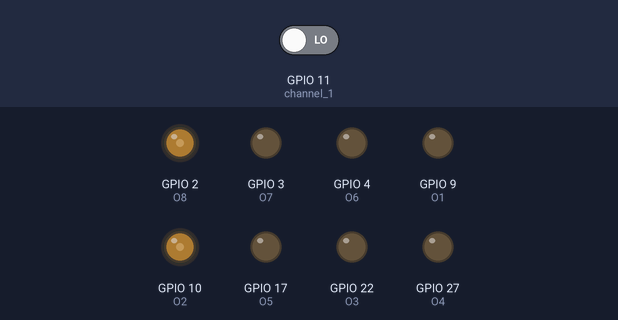
The program below on a simulated Raspberry Pi (BCM pin numbers). Shown: output pins drawn as LEDs (lit = HIGH). The inputs (shaded band) are chosen by the test bench; at power-on: GPIO 11 (channel_1) LOW. What the program prints to the terminal is not drawn.

Above: at 0.75 s.
1.3 s: GPIO 11 (channel_1) driven HIGH
Timing chart, 0 to 4.3 s (numbered marks = the images above; inputs shaded):
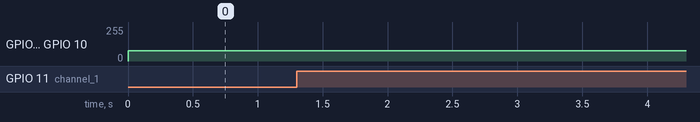

The program:

ois.py
```python
import RPi.GPIO as GPIO
import sys, tty, termios
import time
import metroGPIO as io
import os
import math
######## InitPins ###########
io.initMetroPins()

######## define pin #####
LF = GPIO.PWM(io.O7,100)
import RPi.GPIO as GPIO
import sys, tty, termios
import time
import metroGPIO as io
import os
import math
######## InitPins ###########
io.initMetroPins()

######## define pin #####
LF = GPIO.PWM(io.O7,100)
LB = GPIO.PWM(io.O8,100)
RF = GPIO.PWM(io.O1,100)
RB = GPIO.PWM(io.O2,100)
LF.start(0)
LB.start(0)
RF.start(0)
RB.start(0)
######## setMovingDirection ##########

t = 0.01
dc = 30
dcr=1.0*dc
channel_1 = 11
channel_2 = 20
step = 0
dia = 207.345

def idle():
        GPIO.output(io.O1, False)
	GPIO.output(io.O2, False)
        GPIO.output(io.O7, False)
	GPIO.output(io.O8, False)
        LF.start(0)
        LB.start(0)
        RF.start(0)
        RB.start(0)

def backward(dc,t):
	LB.start(dc)
        RB.start(dcr)
	time.sleep(t)

def forward(dc,t):
	LF.start(dc)
        RF.start(dcr)
	time.sleep(t)

def spin_left(dc,t):

        LB.start(dc)
        RF.start(dc)
	time.sleep(t)

def spin_right(dc,t):

        LF.start(dc)
        RB.start(dc)
	time.sleep(t)


##main func##

def thread_call(channel):
   global step
   step+=1
   print(step)

def rise_call():
   print ('RISE')


def run(opt,dist):
   	#real_dist= 1.25*dist - 0.0791 #at dc= 15
	real_dist= 1.2345679*dist - 0.1358  #at dc= 30
	#real_dist = dist
   	step_run = round((real_dist *1000) *16 / dia, 0)
   	try:
       		GPIO.add_event_detect(channel_1,GPIO.RISING, callback=thread_call)
     		#GPIO.add_event_detect(channel_2,GPIO.RISING, callback=thread_call)
       		while (step<=step_run):
			if opt == 1:
				forward(dc,t)
			elif opt == -1:
				backward(dc,t)
			time.sleep(0.02)
        		idle()
   	except KeyboardInterrupt:
       		GPIO.cleanup()

def turn(opt,deg):
	real_deg = deg - 30 #Degree calculation
	step_run = round(deg*2.5/20)
	try:
       		#GPIO.add_event_detect(channel_1,GPIO.RISING, callback=thread_call)
     		GPIO.add_event_detect(channel_2,GPIO.RISING, callback=thread_call)
       		while (step<=step_run):
			if opt == 1:
				spin_left(dc,t)
			elif opt == -1:
				spin_right(dc,t)
         		time.sleep(0.02)
         		idle()
   	except KeyboardInterrupt:
       		GPIO.cleanup()

dist=3
deg=9
time.sleep(0)
run(-1,dist)
#GPIO.cleanup()
#time.sleep(1)
#run(-1,dist)
#GPIO.cleanup()
#turn(-1,180)
GPIO.cleanup()
```

metroGPIO.py
```python
# Output pins of Metropolia's GPIO addon board
# O_P* should be used in the code.
# Numbers 3,5,... are Raspberry pi board pin numbers and they should not be changed unless you know the addon board layout

import RPi.GPIO as GPIO

GPIO.setmode(GPIO.BCM)
GPIO.setwarnings(False)

#Output pins
global O1
global O2
global O3
global O4
global O5
global O6
global O7
global O8
O1=9
O2=10
O3=22
O4=27
O5=17
O6=4
O7=3
O8=2

#Input pins
global I1
global I2
global I3
global I4
global I5
global I6
global I7
global I8
I1=20
I2=21
I3=26
I4=19
I5=13
I6=6
I7=5
I8=11

def initMetroPins():
	#output pins
	GPIO.setup(O1,GPIO.OUT)
	GPIO.setup(O2,GPIO.OUT)
	GPIO.setup(O3,GPIO.OUT)
	GPIO.setup(O4,GPIO.OUT)
	GPIO.setup(O5,GPIO.OUT)
	GPIO.setup(O6,GPIO.OUT)
	GPIO.setup(O7,GPIO.OUT)
	GPIO.setup(O8,GPIO.OUT)
	#Input pins
	GPIO.setup(I1,GPIO.IN)
	GPIO.setup(I2,GPIO.IN)
	GPIO.setup(I3,GPIO.IN)
	GPIO.setup(I4,GPIO.IN)
	GPIO.setup(I5,GPIO.IN)
	GPIO.setup(I6,GPIO.IN)
	GPIO.setup(I7,GPIO.IN)
	GPIO.setup(I8,GPIO.IN)
```
